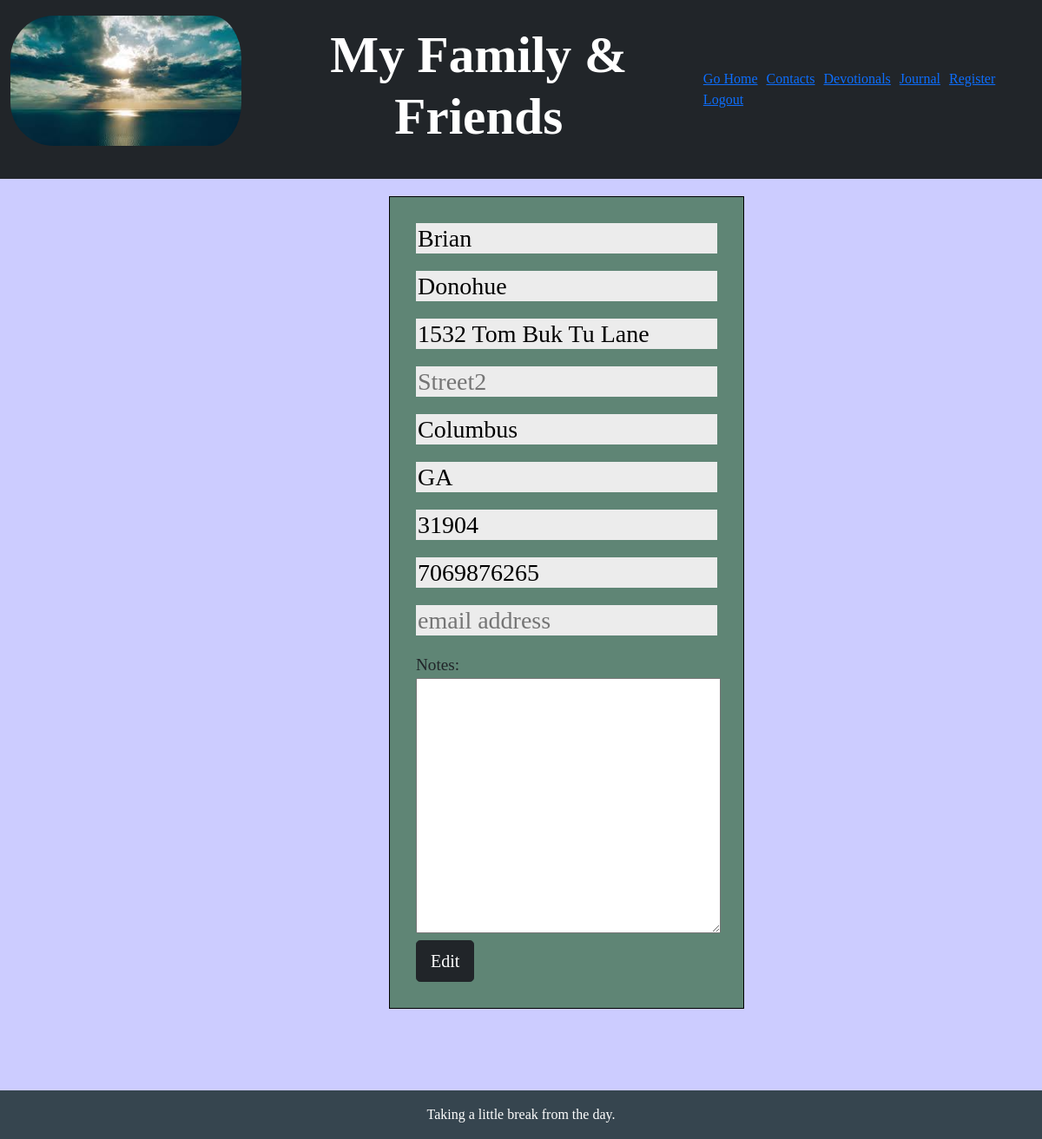
The page /edit_contact/9 (signed in) on the database its author committed.
### application.py (models this page shows, shortened)
class Addresses(db.Model):
    id = db.Column('id', db.Integer, primary_key=True)
    user_id = db.Column('user_id', db.Integer,
                        db.ForeignKey('users.id'), nullable=False)
    first_name = db.Column('first_name', db.TEXT, nullable=False)
    last_name = db.Column('last_name', db.TEXT, nullable=True)
    street1 = db.Column('street1', db.TEXT, nullable=False)
    street2 = db.Column('street2', db.TEXT, nullable=True)
    city = db.Column('city', db.TEXT, nullable=True)
    state = db.Column('state', db.CHAR(2), nullable=True)
    zip_code = db.Column('zip_code', db.VARCHAR(10), nullable=True)
    phone = db.Column('phone', db.VARCHAR(22), nullable=False)
    email = db.Column('email', db.TEXT, nullable=True)
    notes = db.Column('notes', db.TEXT, nullable=True)

### application.py (the view)
@app.route("/edit_contact/<int:id>", methods=["GET", "POST"])
@login_required
def edit(id):
    contact_to_edit = Addresses.query.get_or_404(id)
    if request.method == "POST":
        contact_to_edit.first_name = request.form.get("first_name")
        contact_to_edit.last_name = request.form.get("last_name")
        contact_to_edit.street1 = request.form.get("street1")
        contact_to_edit.street2 = request.form.get("street2")
        contact_to_edit.city = request.form.get("city")
        contact_to_edit.state = request.form.get("state")
        contact_to_edit.zip_code = request.form.get("zip")
        contact_to_edit.phone = request.form.get("phone")
        contact_to_edit.email = request.form.get("email")
        contact_to_edit.notes = request.form.get("notes")
        if not contact_to_edit.first_name:
            flash(f"Please provide first name \U0001F928!")
            return render_template("edit_contact.html", contact_to_edit=contact_to_edit, id=id)
        if not contact_to_edit.street1:
            flash(f"Please provide street address \U0001F928!")
            return render_template("edit_contact.html", contact_to_edit=contact_to_edit, id=id)
        if not contact_to_edit.phone:
            flash(f"Please provide phone number \U0001F928!")
            return render_template("edit_contact.html", contact_to_edit=contact_to_edit, id=id)
        try:
            db.session.commit()
            flash(f"Contact has been edited \U0001F600!")
            return render_template("edit_contact.html", contact_to_edit=contact_to_edit, id=id)
        except:
            flash(f"Sorry, something went wrong! Contact not edited \U0001F928!")
            return redirect("/")
    else:
        return render_template("edit_contact.html", contact_to_edit=contact_to_edit, id=id)

### application.py (called while the page is built)
def login_required(f):
    @wraps(f)
    def wrap(*args, **kwargs):
        if session.get("user_id") is None:
            return redirect("/login")
        return f(*args, **kwargs)
    return wrap

### templates/edit_contact.html (shortened to what this page needs)
{% extends "layout.html" %}
{% block body %}
<nav class="navbar navbar-expand-sm bg-dark navbar-dark">
    <div class="container-fluid">
        <div class="navbar-header">
            <a class="navbar-brand" href="/"><img id="logo" src="../static/images/peaceful.jpeg" alt="Logo"></a>
        </div>
        <h2>My Family & Friends</h2>
        <ul class="nav navbar-nav navbar-right">
            <li><a href="/"> Go Home</a></li>
            <li><a href="/address_list">Contacts</a></li>
            <li><a href="/verses"> Devotionals</a></li>
            <li><a href="/journal"> Journal</a></li>
            <li><a href="/register"> Register</a></li>
            <li><a href="/logout"> Logout</a></li>
        </ul>
    </div>
</nav>
<div class="container">
    <div class="col-md-8 offset-md-2">
        <form action="/edit_contact/{{contact_to_edit.id}}" method="POST">
            <div class="form-group">
                <input name="first_name" type="text" , placeholder="First Name" ,
                    value="{{contact_to_edit['first_name']}}"><br>
                <input name="last_name" type="text" , placeholder="Last Name" ,
                    value="{{contact_to_edit['last_name']}}"><br>
                <input name="street1" type="text" , placeholder="Street1" , value="{{contact_to_edit['street1']}}"><br>
                <input name="street2" type="text" , placeholder="Street2" , value="{{contact_to_edit['street2']}}"><br>
                <input name="city" type="text" , placeholder="City" , value="{{contact_to_edit['city']}}"><br>
                <input name="state" type="text" max="2" , placeholder="State" ,
                    value="{{contact_to_edit['state']}}"><br>
                <input name="zip" type="text" max="10" , placeholder="Zip Code" ,
                    value="{{contact_to_edit['zip_code']}}"><br>
                <input name="phone" type="tel" , placeholder="Phone" , value="{{contact_to_edit['phone']}}"><br>
                <input name="email" type="email" , placeholder="email address" ,
                    value="{{contact_to_edit['email']}}"><br>
                <label for="notes">Notes:</label>
                <textarea autocomplete="off" id="notes" name="notes" value="{{contact_to_edit['notes']}}" rows="10"
                    cols="30"></textarea><br />
                <button id="addresses" class="btn btn-dark btn-lg" type="submit">Edit</button>
            </div>
        </form>
    </div>
</div>
<div class="footer">
    <footer>
        <div id="foot" class="text-center p-3">
            Taking a little break from the day.
    </footer>
</div>
{% endblock %}

### static/styles.css (style rules this page uses)
body { font-family: Gothic; background-color: #CCCCFF; margin-bottom: 150px; }
#logo { height: 150px; width: 100%; float: left; margin-top: 10px; border-radius: 50px; }
.navbar-nav li { margin-right: 10px; }
h1, h2 { font-size: 3.7rem; font-weight: bold; text-align: center; }
h2 { color: #FFF; }
img { height: 250px; width: 100%; padding-right: 15px; }
input { width: 100%; height: 35px; margin-bottom: 20px; font-size: 1.75rem; background-color: #ECECEC; border: none; }
.footer { position: fixed; left: 0; bottom: 0; width: 100%; background-color: #36454F; color: white; font-size: 1rem; text-align: center; margin-top: 250px; }
.form-group { background-color: #5F8575; width: 55%; padding: 30px; font-size: 1.2rem; border: 1px solid black; margin-top: 10px; margin-left: 220px; }
nav { margin-bottom: 20px; }

### rows shown on the page
Addresses: first_name "Brian", last_name "Donohue", street1 "1532 Tom Buk Tu Lane", city "Columbus", state "GA", zip "31904", phone "7069876265"
